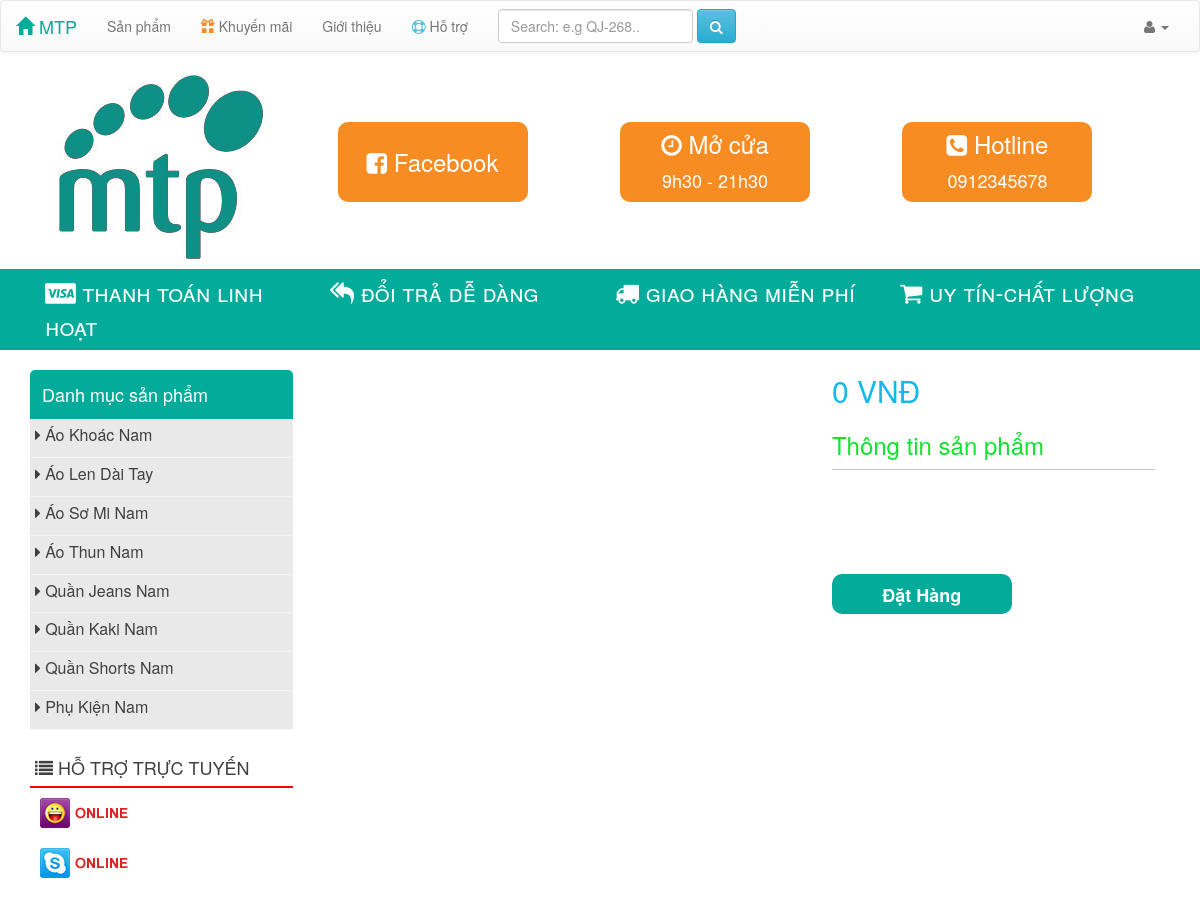
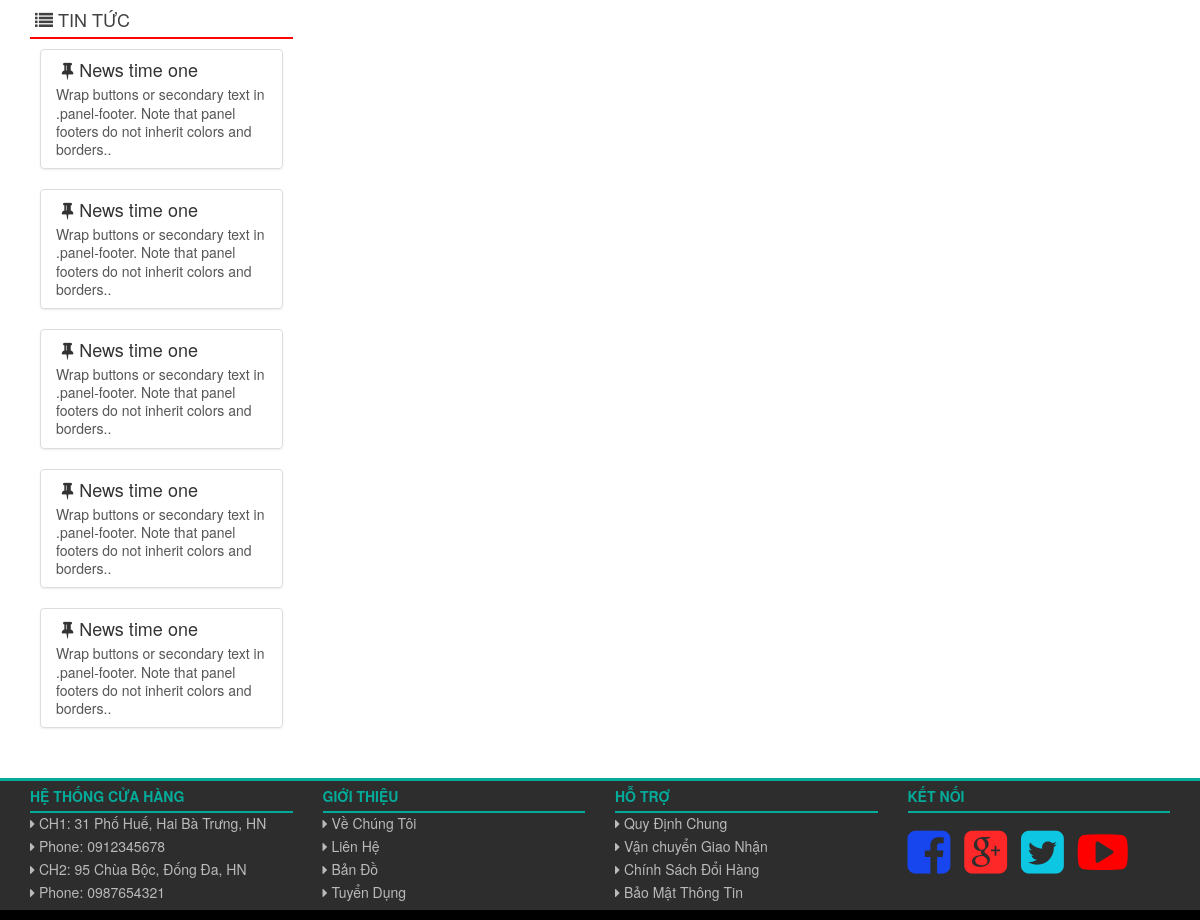
Screenshot of /index.php/product with the database file from the repository (2 pictures, top to bottom).
### tables this page shows
CREATE TABLE `catalog` (
  `catalogId` int(11) NOT NULL,
  `name` char(50) NOT NULL,
  `parent` int(11) DEFAULT NULL
);

### application/controllers/Product.php (called while the page is built, shortened)
<?php
class Product extends CI_Controller{
	public function __construct(){
		$this->load->helper("url");
		$this->load->library("session");
		$this->load->Model("Mproduct");
		$this->load->Model("Mshop");
		$this->load->library("cart");
	}
	public function index(){
		$info = $this->session->userdata('userInfo');
		if(empty($info)){
			$data["email"] = $info;
			$data['id'] = $this->input->get('id');
			$data['catalog'] = $this->Mshop->getCatalog();
			$data['product'] = $this->Mproduct->selectOne($data['id']);
			$this->load->view("product/product-view",$data);
		}
		else{
			$data["email"] = $info;
			$data['id'] = $this->input->get('id');
			$data['catalog'] = $this->Mshop->getCatalog();
			$data['product'] = $this->Mproduct->selectOne($data['id']);
			$this->load->view("product/product-view-user",$data);
		}
	}
}
?>

### index.php (called while the page is built, shortened)
<?php
require_once BASEPATH.'core/CodeIgniter.php';

### application/models/Mshop.php (called while the page is built, shortened)
<?php
class Mshop extends CI_Model{
	public function getCatalog(){
		$query = $this->db->get('catalog');
		return $query->result_array();
	}
}
?>

### application/views/product/product-view.php (the view, shortened to what this page needs)
<!DOCTYPE html>
<html>
<head>
	<link type ="text/css" rel="stylesheet" href="<?php echo base_url() ?>asset/bootstrap/css/reset.css" />
	<link type ="text/css" rel="stylesheet" href="<?php echo base_url() ?>asset/bootstrap/css/bootstrap.min.css" />
	<link type ="text/css" rel="stylesheet" href="<?php echo base_url() ?>asset/bootstrap/css/bootstrap-theme.min.css" />
	<link type ="text/css" rel="stylesheet" href="<?php echo base_url() ?>asset/font-awesome/css/font-awesome.css" />
	<link type ="text/css" rel="stylesheet" href="<?php echo base_url() ?>asset/css/style-shop.css" />
    <link type ="text/css" rel="stylesheet" href="<?php echo base_url() ?>asset/css/style-product.css"/>
    <link type ="text/css" rel="stylesheet" href="<?php echo base_url() ?>asset/sweetalert/dist/sweetalert.css">
    <link type ="text/css" rel="stylesheet" href="<?php echo base_url() ?>asset/css/status-style.css">
</head>
<body>
	<?php include 'navbar.php'; ?>
	<div class="container">
        <div class="row">
            <div class="col-xs-12 col-sm-3 col-md-3">
                <a href="<?php echo base_url() ?>index.php/shop">
                    <img src="<?php echo base_url() ?>asset/images/logo.jpg" style="margin-bottom:10px; margin-left: 26px;">
                </a>
            </div>
            <div class="col-xs-12 col-sm-9 col-md-9 hidden-xs">
                <div class="col-xs-12 col-sm-4 col-md-4">
                    <div class="box1">
                        <i class="fa fa-facebook-square"></i> Facebook
                    </div>
                </div>
                <div class="col-xs-12 col-sm-4 col-md-4">
                    <div class="box2">
                        <i class="fa fa-clock-o"></i> Mở cửa<br>
                        <span style="font-size: 18px;">9h30 - 21h30</span>
                    </div>
                </div>
                <div class="col-xs-12 col-sm-4 col-md-4">
                    <div class="box3">
                        <i class="fa fa-phone-square"></i> Hotline<br>
                        <span style="font-size: 18px;">0912345678</span>
                    </div>
                </div>
            </div>
        </div>
    </div>
    <div style="background:#03AC9A; width:100%; border-top:solid 1px #0D97D0; border-bottom:solid 1px #0D97D0; padding:5px;">
        <div class="container">
            <div class="row">
                <div class="col-xs-12 col-sm-12 col-md-12">
                    <div class="col-xs-12 col-sm-3 col-md-3">
                        <a href="#" style="text-decoration: none;"><span class="khauhieu"><i class="fa fa-cc-visa"></i> thanh toán linh hoạt </span></a>
                    </div>
                    <div class="col-xs-12 col-sm-3 col-md-3">
                        <a href="#" style="text-decoration: none;"><span class="khauhieu"><i class="fa fa-mail-reply-all"></i> đổi trả dễ dàng </span></a>
                    </div>
                    <div class="col-xs-12 col-sm-3 col-md-3">
                        <a href="#" style="text-decoration: none;"><span class="khauhieu"><i class="fa fa-truck"></i> giao hàng miễn phí </span></a>
                    </div>
                    <div class="col-xs-12 col-sm-3 col-md-3">
                        <a href="#" style="text-decoration: none;"><span class="khauhieu"><i class="fa fa-shopping-cart"></i> uy tín-chất lượng </span></a>
                    </div>
                </div>
            </div>
        </div>
    </div>
    <div class="container">
        <div class="row">
            <div class="col-xs-12 col-sm-3 col-md-3" style="color: #fff;">
                <div class="panel-dark">Danh mục sản phẩm</div>
                <div class="panel-dark-body panel-bg">
                    <ul class="menu-watch">
                        <?php
                        foreach ($catalog as $row){
                            if($row['parent'] == null){
                                echo '<li><a href ="#"><i class="fa fa-caret-right"></i> '. $row['name'] .'</a><ul>';
                                echo '</ul>';
                                echo '</li>';
                            }
                        }
                        ?>
                    </ul>
               	</div>
                <div class="panel-news hidden-xs"><i class="fa fa-list"></i> HỖ TRỢ TRỰC TUYẾN</div>
                <div class="panel-news-body hidden-xs">
                    <div style="margin-bottom: 20px;">
                        <a href="#"><img src="<?php echo base_url() ?>asset/images/yahoo-on.png"></a>
                    </div>
                    <div>
                        <a href="#"><img src="<?php echo base_url() ?>asset/images/skype-on.png"></a>
                    </div>
                </div>
                <div class="panel-news hidden-xs"><i class="fa fa-list"></i> TIN TỨC</div>
                <div class="panel-news-body hidden-xs">
                    <?php
                    for($i=0; $i<5; $i++){
                        echo '<div class="list-group">';
                        echo '<a href="#" class="list-group-item">';
                        echo '<h4 class="list-group-item-heading"><i class="fa  fa-thumb-tack fa-fw"></i>News time one</h4>';
                        echo '<p class="list-group-item-text">Wrap buttons or secondary text in
                        .panel-footer. Note that panel footers do not inherit colors and borders..
                        </p>';
                        echo '</a>';
                        echo '</div>';
                    }
                    ?>
                </div>
            </div>
            <div class="col-xs-12 col-sm-9 col-md-9" style="color: #fff;">
                <div class= "product-view">
                	<div class="col-sx-12 col-sm-7 col-md-7">
                	</div>
                	<div class="col-sx-12 col-sm-5 col-md-5" style="color:#000;">
                        <div>
                            <?php
                                echo '<div class="price2">'.number_format($product[0]['price']).' VNĐ</div>';
                                echo '<h3 style="color:#10E22D;">Thông tin sản phẩm</h3>';
                                echo '<div class="des">'.$product[0]['description'].'</div>';
                            ?>
                        </div>
                        <a class="add" href="<?php echo base_url().'index.php/cart/add?idp='.$product[0]['productId'].'&name='.trim($product[0]['name']).'&price='.$product[0]['price'];?>"><button class="add-to-cart add" id="add">Đặt Hàng</button></a>
                    </div>
            	</div>
            </div>
        </div>
    </div>
	<?php include 'footer.php'; ?>
</body>
</html>

### asset/css/style-shop.css (style rules this page uses)
.khauhieu { color: #fff; font-size:24px; font-variant:small-caps; }
.panel-dark { padding: 10px; margin-top: 20px; font-size: 18px; background-color:#03AC9A; border: 2px solid #03AC9A; border-top-left-radius:5px;border-top-right-radius:5px; }
.panel-dark-body { padding: 0px; border: 0px solid #03AC9A; border-top:none; }
.panel-bg { background-color: #E9E9E9 }
.menu-watch li a { text-decoration: none; color: #404040; font-size:16px; }
.menu-watch li { padding:5px; padding-bottom: 10px; border-bottom: 1px solid #F8F7F7; transition : 0.2s; -webkit-transition: 0.2s; cursor: pointer; -moz-transition: 0.2s; -o-transition: 0.2s; }
.panel-news { padding: 5px; margin-top: 20px; font-size: 18px; border-bottom: 2px solid #FA0606; color: #404040; }
.panel-news-body { padding: 10px; }
.box1 { height: 80px; width: 190px; margin-top: 50px; padding: 5px; border-radius: 10px; background-color: #F68C22; color:#fff; line-height: 70px; font-size: 24px; text-align: center; }
.box2 { height: 80px; width: 190px; margin-top: 50px; padding: 5px; border-radius: 10px; background-color: #F68C22; color:#fff; font-size: 24px; text-align: center; }
.box3 { height: 80px; width: 190px; margin-top: 50px; padding: 5px; border-radius: 10px; background-color: #F68C22; color:#fff; font-size: 24px; text-align: center; }

### asset/css/style-product.css (style rules this page uses)
.add-to-cart { height: 40px; line-height: 40px; width: 180px; margin-top: 5px; border: none; border-radius: 3px; background-color: #03AC9A; text-align: center; font-size: 15px; font-weight: bold; color: #fff; }
.product-view { margin-top:20px; }
.add { font-size: 18px; border-radius: 10px; }
.price2 { font-size: 30px; color: #11BAEB; }
.des { border-top:1px solid #C9C8C8; height: 100px; padding-top: 10px; }

### application/views/product/footer.php (style rules this page uses)
a { color:#BABABA; text-decoration: none; }

### rows the page displays
catalog: name "Áo Khoác Nam"
catalog: name "Áo Len Dài Tay"
catalog: name "Áo Sơ Mi Nam"
catalog: name "Áo Thun Nam"
catalog: name "Quần Jeans Nam"
catalog: name "Quần Kaki Nam"
catalog: name "Quần Shorts Nam"
catalog: name "Phụ Kiện Nam"

### other values shown
$product[0]['price'] "0"
